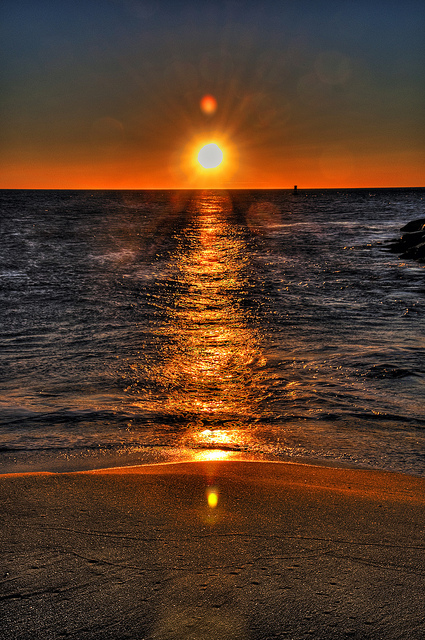
%> input picture color/sunrise_photo.jpg, 425 x 640 px
$ octave --eval "result = CannyEdge(rgb2gray(imread('sunrise_photo.jpg')));"   (GNU Octave 9; MATLAB toolbox functions it lacks are replaced by stand-ins)
%> lines starting %> are read from the running program, lines starting %| are printed output that depends on the picture; in (x1, y1, x2, y2) boxes, pixels count from 0 and x2, y2 are one past the last pixel; in counts of white or black regions, pixels touching at a corner belong together; the program's own positions count from 1
function mask = CannyEdge(img, threshold, kept)
%% compute canny edge with appropriate threshold
%% IN   img         input image: grayscale
%%      threshold   Canny edge lower and upper thresholds to define week and strong edge
%%      kept        how much percent do u desire to kept as edges
%% OUT  mask        binary mask '1' is edge, '0' is background

if nargin < 3
    kept = 0.02;    %keep 2% of pixes as edge if possible
end
if nargin < 2
    threshold = [0.2 0.5];
end

for h=19:-2:1
    sigma = 0.3*(h/2-1)+0.8;
    filter = fspecial('gaussian',[h h],sigma);
    mask = imfilter(img,filter,'same','replicate');
    mask = double(edge(mask,'canny',threshold));
%     mask = double(edge(mask,'canny'));                    %auto canny
    factor = sum(sum(mask))/(size(mask,1)*size(mask,2));
    if factor > kept
        break;
    end
end
%> this loop made 10 passes
%> factor on passes 1 to 10: 0.00395, 0.00385, 0.00476, 0.00508, 0.00526, 0.00505, 0.0055, 0.00532, 0.00573, 0.00637
%> pass 1, in CannyEdge, `mask = imfilter(img,filter,'same','replicate');`:
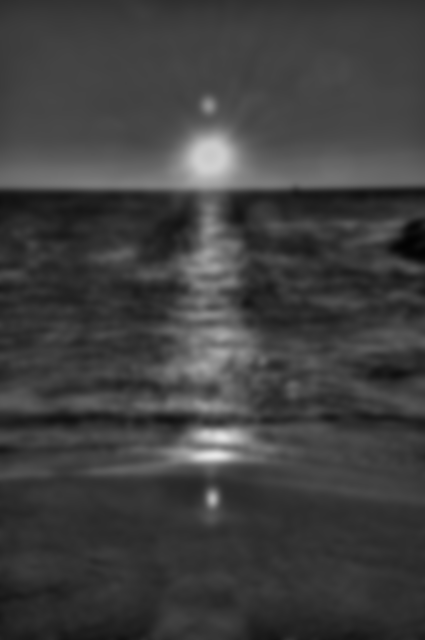
%> mask: size 640x425 uint8; min 2, max 232, mean 63.6
%> pass 1, in CannyEdge, `mask = double(edge(mask,'canny',threshold));`:
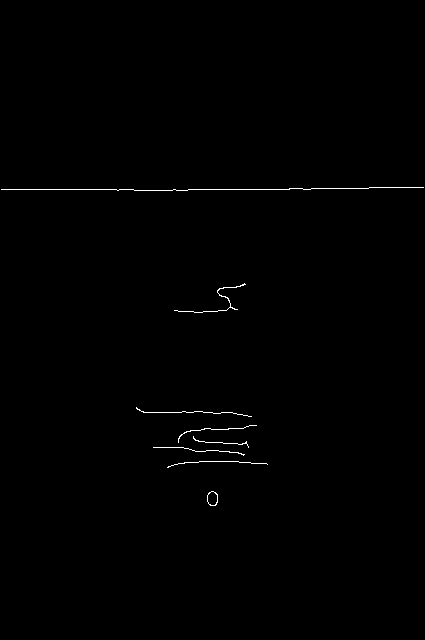
%> mask: size 640x425 double; values 0 (black) and 1 (white), 0.39% white in thin lines or dots, all inside (x1, y1, x2, y2) = (1, 187, 424, 506)
%> pass 2, in CannyEdge, `mask = double(edge(mask,'canny',threshold));`:
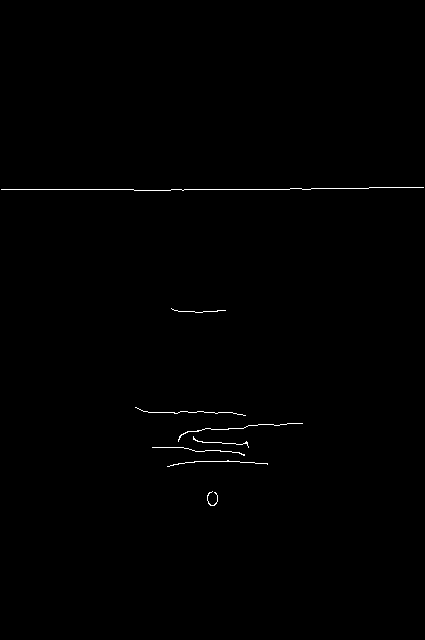
%> mask: size 640x425 double; values 0 (black) and 1 (white), 0.38% white in thin lines or dots, all inside (x1, y1, x2, y2) = (1, 187, 424, 506)
%> `result = CannyEdge(rgb2gray(imread('sunrise_photo.jpg')));`:
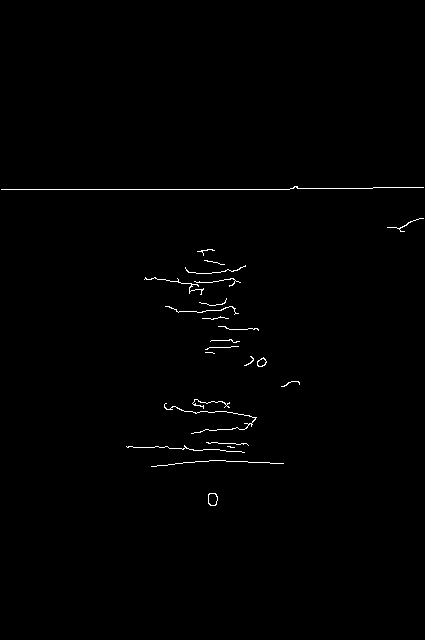
%> result: size 640x425 double; values 0 (black) and 1 (white), 0.64% white in thin lines or dots, all inside (x1, y1, x2, y2) = (1, 186, 424, 506)
return
